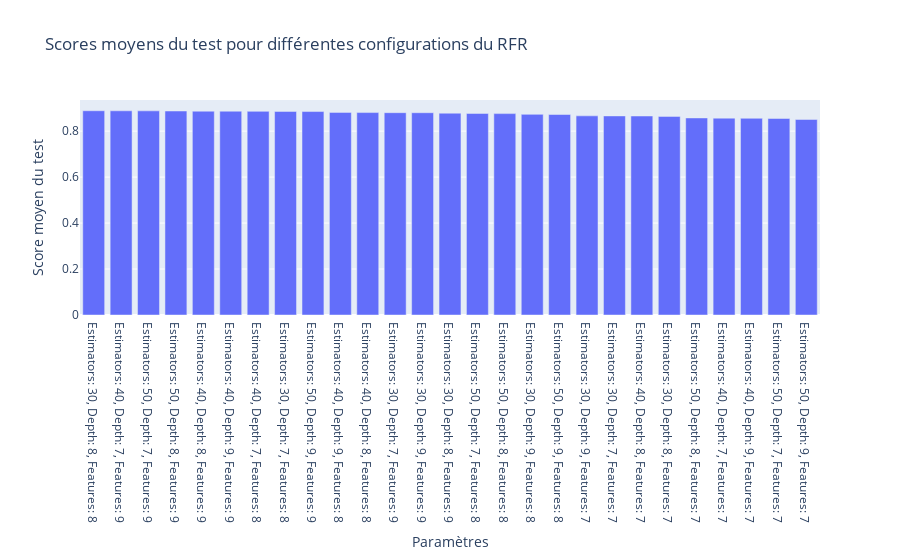

Source (notebook cell):
### Code cell
import plotly.express as px

# Assurez-vous que results_rfr est déjà trié par mean_test_score en ordre descendant
# Si ce n'est pas le cas, décommentez la ligne suivante
# results_rfr = results_rfr.sort_values(by='mean_test_score', ascending=False)

# Création d'une colonne 'params' pour afficher la combinaison des paramètres dans le graphique
results_rfr['params'] = 'Estimators: ' + results_rfr['param_n_estimators'].astype(str) + ', Depth: ' + results_rfr['param_max_depth'].astype(str) + ', Features: ' + results_rfr['param_max_features'].astype(str)

# Création du graphique à barres
fig = px.bar(results_rfr, 
             x='params', 
             y='mean_test_score',
             labels={'params': 'Paramètres', 'mean_test_score': 'Score moyen du test'},
             title="Scores moyens du test pour différentes configurations du RFR")

fig.update_layout(xaxis={'categoryorder':'total descending'})
fig.show()

### Figure 1 — Plotly figure (JSON) as saved in the notebook; plotly's stock layout.template omitted (floating-point values rounded to 4 significant figures)
{"data": [{"alignmentgroup": "True", "hovertemplate": "Paramètres=%{x}<br>Score moyen du test=%{y}<extra></extra>", "legendgroup": "", "marker": {"color": "#636efa", "pattern": {"shape": ""}}, "name": "", "offsetgroup": "", "orientation": "v", "showlegend": false, "textposition": "auto", "type": "bar", "x": ["Estimators: 30, Depth: 8, Features: 8", "Estimators: 40, Depth: 7, Features: 9", "Estimators: 50, Depth: 7, Features: 9", "Estimators: 50, Depth: 8, Features: 9", "Estimators: 40, Depth: 8, Features: 9", "Estimators: 40, Depth: 9, Features: 9", "Estimators: 40, Depth: 7, Features: 8", "Estimators: 30, Depth: 7, Features: 8", "Estimators: 50, Depth: 9, Features: 9", "Estimators: 40, Depth: 9, Features: 8", "Estimators: 40, Depth: 8, Features: 8", "Estimators: 30, Depth: 7, Features: 9", "Estimators: 30, Depth: 9, Features: 9", "Estimators: 30, Depth: 8, Features: 9", "Estimators: 50, Depth: 7, Features: 8", "Estimators: 50, Depth: 8, Features: 8", "Estimators: 30, Depth: 9, Features: 8", "Estimators: 50, Depth: 9, Features: 8", "Estimators: 30, Depth: 9, Features: 7", "Estimators: 30, Depth: 7, Features: 7", "Estimators: 40, Depth: 8, Features: 7", "Estimators: 30, Depth: 8, Features: 7", "Estimators: 50, Depth: 8, Features: 7", "Estimators: 40, Depth: 7, Features: 7", "Estimators: 40, Depth: 9, Features: 7", "Estimators: 50, Depth: 7, Features: 7", "Estimators: 50, Depth: 9, Features: 7"], "xaxis": "x", "y": [0.8886, 0.8884, 0.8882, 0.8875, 0.8868, 0.8866, 0.886, 0.8858, 0.8852, 0.8815, 0.8807, 0.8802, 0.88, 0.8781, 0.8769, 0.8762, 0.873, 0.8723, 0.8664, 0.8661, 0.8657, 0.8641, 0.8574, 0.8565, 0.8558, 0.855, 0.8507], "yaxis": "y"}], "layout": {"barmode": "relative", "legend": {"tracegroupgap": 0}, "title": {"text": "Scores moyens du test pour différentes configurations du RFR"}, "xaxis": {"anchor": "y", "categoryorder": "total descending", "domain": [0, 1], "title": {"text": "Paramètres"}}, "yaxis": {"anchor": "x", "domain": [0, 1], "title": {"text": "Score moyen du test"}}}}
